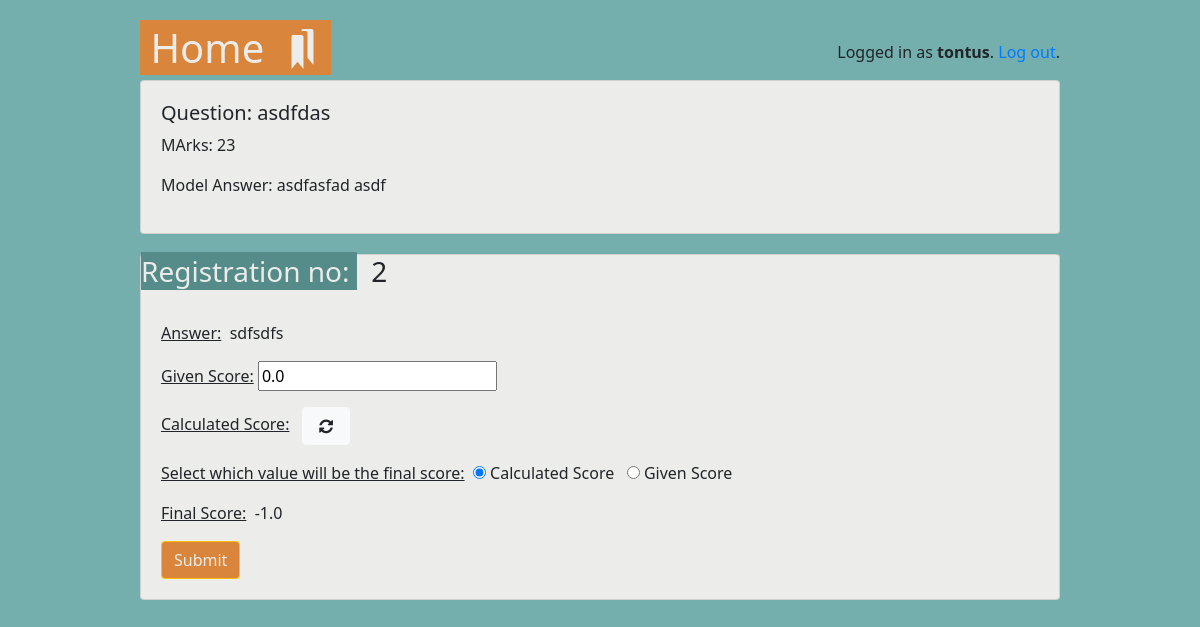
The page /teachers/questions/11/score (signed in) on the database as committed earlier.
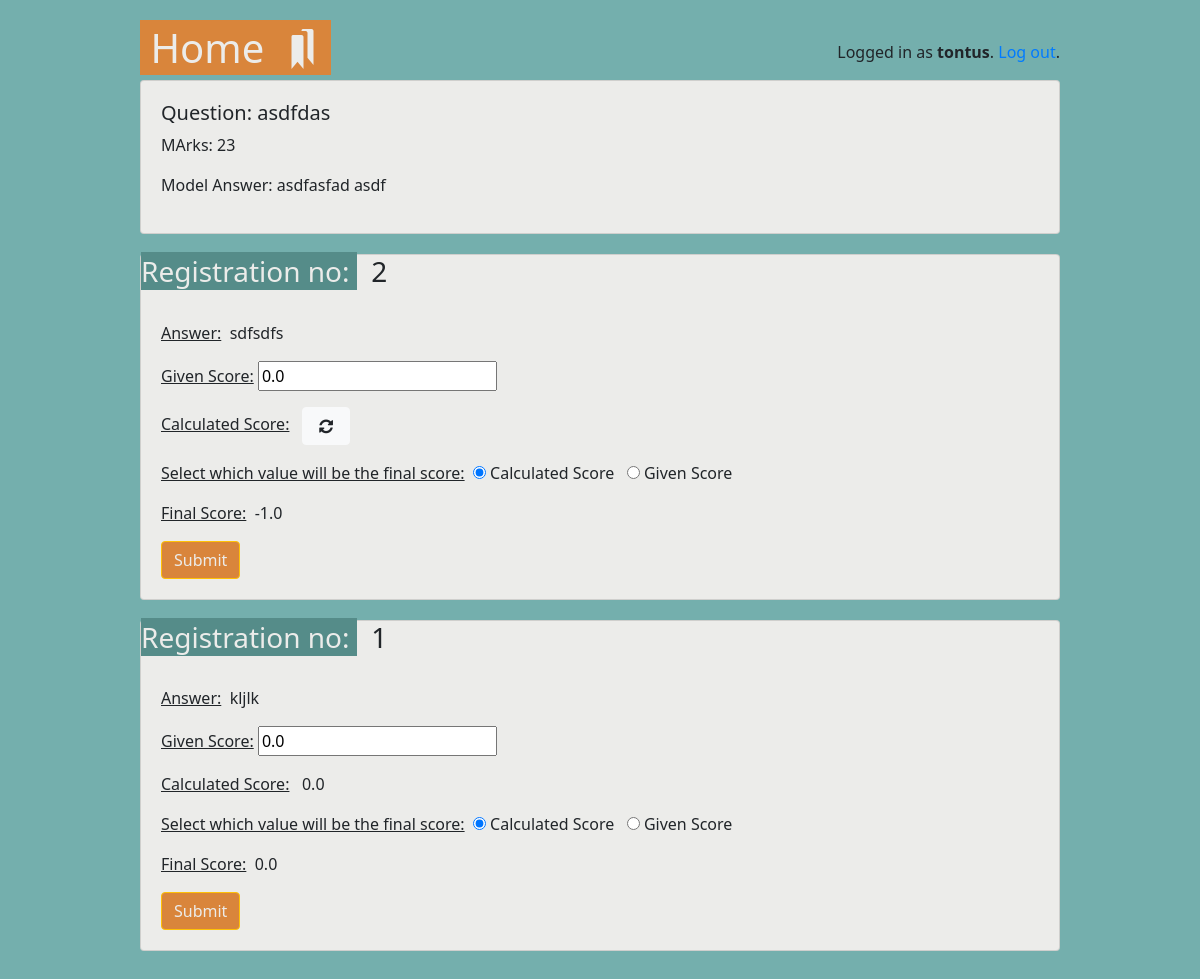
The same page on the database as committed later.
### classroom/models.py (models this page shows, shortened)
class Answer(models.Model):
    question = models.ForeignKey(Question, on_delete=models.CASCADE, related_name='answer_question')
    student = models.ForeignKey(Student, on_delete=models.CASCADE, related_name='answer_student')
    text = models.TextField('Answer')
    calculated_score = models.FloatField(default=-1)
    given_score = models.FloatField(default=0)
    final_score = models.FloatField(default=0)

class Student(models.Model):
    user = models.OneToOneField(User, on_delete=models.CASCADE, primary_key=True)
    reg_no = models.IntegerField(null=True, unique=True)

### classroom/views/teachers.py (the view, shortened to what this page needs)
# urls.py: path('questions/<int:pk>/score', teachers.score, name='score'),
@login_required()
@teacher_required()
def score(request, pk):
    question = get_object_or_404(Question, pk=pk)
    answers = Answer.objects.filter(question=question)
    forms = []
    for answer in answers:
        if answer.final_score == answer.calculated_score:
            data = {
                'answer_id': answer.id,
                'given_score': answer.given_score,
                'final_score': '1'
            }
        else:
            data = {
                'answer_id': answer.id,
                'given_score': answer.given_score,
                'final_score': '2'
            }
        form = ScoreUpdateForm(data)
        forms.append(form)
    lists = zip(answers, forms)
    list_count = answers.count()
    return render(request, 'classroom/teachers/score.html', {
        'question': question,
        'answers': answers,
        'list': lists,
        'list_count': list_count
    })

### classroom/templates/classroom/teachers/score.html (shortened to what this page needs)
{% extends 'base.html' %}
{% block content %}
        <div class="card" style="margin-bottom: 20px; background-color: #ECECEA">
        <div class="card-body">
            <h5>Question: {{ question.question }}</h5>
        <p>MArks: {{ question.marks }}</p>
            <p>Model Answer: {{ question.model_answer }}</p>
        </div>
        </div>
    {% for answer,form in list %}
        <div class="card" style="margin-bottom: 20px; background-color: #ECECEA">
        <h3 class="card-title"><span style="background-color: #558C89; color: #ECECEA">Registration no: </span>
                        &nbsp {{ answer.student.reg_no }}</h3>
            <div class="card-body">
                <form action="" method="post">
                    <p><span class="right-title-text">Answer:</span> &nbsp{{ answer.text }}</p>
                    <p><span class="right-title-text">Given Score:</span>&nbsp{{ form.given_score }}</p>
                    <p><span class="right-title-text">Calculated Score:</span> &nbsp
                        {% if answer.calculated_score != -1 %}
                            {{ answer.calculated_score }}
                        {% else %}
                            <button class="icon-arrows-cw btn btn-light"
                                    onClick="window.location.href=window.location.href"></button>
                        {% endif %}
                    </p>
                    <p><span class="right-title-text">Select which value will be the final score:</span>&nbsp
                        {% for choice in form.final_score %}
                            <span class="radio">{{ choice.tag }}</span>
                            {{ choice.choice_label }}
                        {% endfor %}
                    </p>
                    <p><span class="right-title-text">Final Score:</span> &nbsp{{ answer.final_score }}</p>
                    <button type="submit" value="Submit" class="btn btn-warning">Submit</button>
                </form>
            </div>
        </div>
    {% endfor %}
{% endblock %}

Rows that differ between the two databases and show on the page:
added Answer: student.reg_no "1", text "kljlk", given_score "0.0", calculated_score "0.0", choice_label "Calculated Score" "Given Score", final_score "0.0"
